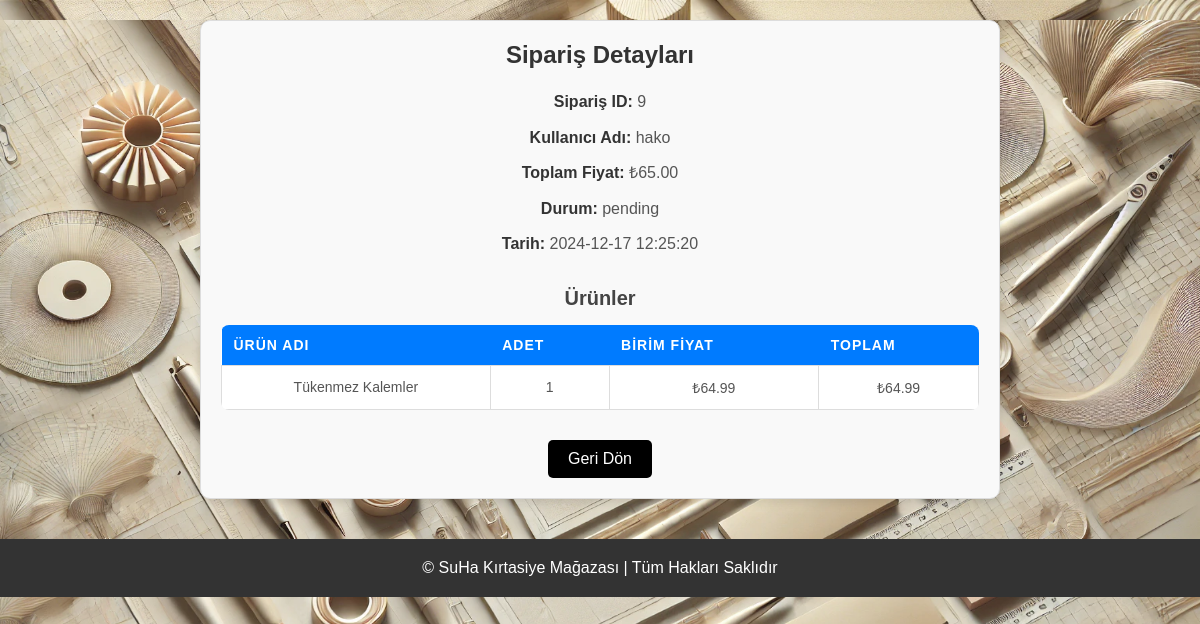
/admin/order_details.php?order_id=9 (signed in), run on the app's committed database.
### tables this page shows
CREATE TABLE `orders` (
  `id` int(11) NOT NULL,
  `user_id` int(11) NOT NULL,
  `total_price` decimal(10,2) NOT NULL,
  `status` varchar(50) NOT NULL DEFAULT 'pending',
  `created_at` timestamp NOT NULL DEFAULT CURRENT_TIMESTAMP
);

CREATE TABLE `users` (
  `id` int(11) NOT NULL,
  `username` varchar(255) NOT NULL,
  `password` varchar(255) NOT NULL,
  `role` enum('admin','user') DEFAULT 'user',
  `created_at` timestamp NOT NULL DEFAULT CURRENT_TIMESTAMP
);

CREATE TABLE `order_items` (
  `id` int(11) NOT NULL,
  `order_id` int(11) NOT NULL,
  `product_id` int(11) NOT NULL,
  `quantity` int(11) NOT NULL,
  `price` decimal(10,2) NOT NULL
);

CREATE TABLE `products` (
  `id` int(11) NOT NULL,
  `name` varchar(255) NOT NULL,
  `description` text,
  `price` decimal(10,2) NOT NULL,
  `image` varchar(255) DEFAULT NULL,
  `created_at` timestamp NOT NULL DEFAULT CURRENT_TIMESTAMP,
  `stock` int(11) NOT NULL DEFAULT '0'
);

### admin/order_details.php (the view, shortened to what this page needs)
<?php
include('../db/connection.php');
if (isset($_GET['order_id'])) {
    $order_id = intval($_GET['order_id']);
    $sql_order = "SELECT orders.*, users.username FROM orders
                  JOIN users ON orders.user_id = users.id
                  WHERE orders.id = ?";
    $stmt_order = $conn->prepare($sql_order);
    $stmt_order->bind_param("i", $order_id);
    $stmt_order->execute();
    $order_result = $stmt_order->get_result();
    if ($order_result->num_rows > 0) {
        $order = $order_result->fetch_assoc();
        $sql_items = "SELECT order_items.*, products.name, products.price
                      FROM order_items
                      JOIN products ON order_items.product_id = products.id
                      WHERE order_items.order_id = ?";
        $stmt_items = $conn->prepare($sql_items);
        $stmt_items->bind_param("i", $order_id);
        $stmt_items->execute();
        $items_result = $stmt_items->get_result();
    } else {
        die("Sipariş bulunamadı.");
    }
} else {
    die("Geçersiz sipariş ID.");
}
?>
<!DOCTYPE html>
<html lang="tr">
<head>
    <link rel="stylesheet" href="../css/style.css">
</head>
<body>
    <div class="order-details">
        <h1>Sipariş Detayları</h1>
        <p><strong>Sipariş ID:</strong> <?php echo htmlspecialchars($order['id']); ?></p>
        <p><strong>Kullanıcı Adı:</strong> <?php echo htmlspecialchars($order['username']); ?></p>
        <p><strong>Toplam Fiyat:</strong> ₺<?php echo htmlspecialchars($order['total_price']); ?></p>
        <p><strong>Durum:</strong> <?php echo htmlspecialchars($order['status']); ?></p>
        <p><strong>Tarih:</strong> <?php echo htmlspecialchars($order['created_at']); ?></p>
        <h2>Ürünler</h2>
        <table class="order-items-table">
            <thead>
                <tr>
                    <th>Ürün Adı</th>
                    <th>Adet</th>
                    <th>Birim Fiyat</th>
                    <th>Toplam</th>
                </tr>
            </thead>
            <tbody>
                <?php while ($item = $items_result->fetch_assoc()) : ?>
                    <tr>
                        <td><?php echo htmlspecialchars($item['name']); ?></td>
                        <td><?php echo htmlspecialchars($item['quantity']); ?></td>
                        <td>₺<?php echo htmlspecialchars($item['price']); ?></td>
                        <td>₺<?php echo htmlspecialchars($item['quantity'] * $item['price']); ?></td>
                    </tr>
                <?php endwhile; ?>
            </tbody>
        </table>
        <form action="view_orders.php" method="get" style="text-align: center; margin-top: 20px;">
            <button type="submit" class="btn btn-primary" style="padding: 10px 20px;">Geri Dön</button>
        </form>
    </div>
    <footer>
        <p>&copy; SuHa Kırtasiye Mağazası | Tüm Hakları Saklıdır</p>
    </footer>
</body>
</html>

### css/style.css (style rules this page uses)
* { margin: 0; padding: 0; box-sizing: border-box; }
html, body { margin: 0; padding: 0; min-height: 100%; background-image: url('../images/arkaplan8.png'); background-size: cover; background-repeat: no-repeat; background-position: center; font-family: Arial, sans-serif; color: #fff; text-align: center; }
footer { background-color: #333; color: white; text-align: center; padding: 20px; margin-top: 40px; position: relative; bottom: 0; width: 100%; }
.btn { background-color: #007bff; color: white; border: none; padding: 10px 15px; border-radius: 5px; cursor: pointer; font-size: 16px; transition: background-color 0.3s; margin-top: 10px; }
.btn { display: inline-block; text-decoration: none; padding: 12px 20px; border-radius: 5px; color: white; background-color: #000000; transition: background-color 0.3s ease; }
.order-details { font-family: Arial, sans-serif; background-color: #f9f9f9; border: 1px solid #ddd; border-radius: 10px; padding: 20px; margin: 20px auto; max-width: 800px; box-shadow: 0 4px 8px rgba(0, 0, 0, 0.1); }
.order-details h1 { text-align: center; color: #333; font-size: 24px; margin-bottom: 20px; }
.order-details h2 { color: #444; margin-top: 30px; margin-bottom: 10px; font-size: 20px; }
.order-details p { color: #555; line-height: 1.6; margin: 10px 0; }
.order-details p strong { color: #333; }
.order-items-table { width: 100%; border-collapse: collapse; margin-top: 15px; background-color: #fff; border-radius: 8px; overflow: hidden; }
.order-items-table th { background-color: #007bff; color: white; text-align: left; padding: 12px; font-size: 14px; text-transform: uppercase; letter-spacing: 1px; }
.order-items-table td { padding: 12px; border: 1px solid #ddd; font-size: 14px; color: #555; }

### data on the page
orders: id "9", user.username "hako", total_price "65.00", status "pending", created_at "2024-12-17 12:25:20"
order_items: product.name "Tükenmez Kalemler", quantity "1", product.price "64.99", $item['quantity']*$item['price'] "64.99"
